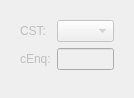
                <widget class="QWidget" name="scrollAreaWidgetContents_2">
                 <property name="geometry">
                  <rect>
                   <x>0</x>
                   <y>0</y>
                   <width>134</width>
                   <height>98</height>
                  </rect>
                 </property>
                 <layout class="QGridLayout" name="gridLayout_83">
                  <item row="0" column="0">
                   <widget class="QFrame" name="frame_8">
                    <property name="enabled">
                     <bool>false</bool>
                    </property>
                    <layout class="QGridLayout" name="gridLayout_45">
                     <item row="1" column="0">
                      <widget class="QLabel" name="label_12">
                       <property name="text">
                        <string>cEnq:</string>
                       </property>
                      </widget>
                     </item>
                     <item row="1" column="1">
                      <widget class="QLineEdit" name="lineEditIPIcEnq"/>
                     </item>
                     <item row="3" column="1">
                      <spacer name="verticalSpacer_7">
                       <property name="orientation">
                        <enum>Qt::Vertical</enum>
                       </property>
                       <property name="sizeHint" stdset="0">
                        <size>
                         <width>20</width>
                         <height>40</height>
                        </size>
                       </property>
                      </spacer>
                     </item>
                     <item row="0" column="0">
                      <widget class="QLabel" name="label_13">
                       <property name="text">
                        <string>CST:</string>
                       </property>
                      </widget>
                     </item>
                     <item row="0" column="1">
                      <widget class="QComboBox" name="comboBoxIPIcst">
                       <property name="sizePolicy">
                        <sizepolicy hsizetype="Ignored" vsizetype="Fixed">
                         <horstretch>0</horstretch>
                         <verstretch>0</verstretch>
                        </sizepolicy>
                       </property>
                       <item>
                        <property name="text">
                         <string/>
                        </property>
                       </item>
                       <item>
                        <property name="text">
                         <string>00 - Entrada com Recuperação de Crédito</string>
                        </property>
                       </item>
                       <item>
                        <property name="text">
                         <string>01 - Entrada Tributável com Alíquota Zero</string>
                        </property>
                       </item>
                       <item>
                        <property name="text">
                         <string>02 - Entrada Isenta</string>
                        </property>
                       </item>
                       <item>
                        <property name="text">
                         <string>03 - Entrada Não-Tributada</string>
                        </property>
                       </item>
                       <item>
                        <property name="text">
                         <string>04 - Entrada Imune</string>
                        </property>
                       </item>
                       <item>
                        <property name="text">
                         <string>05 - Entrada com Suspensão</string>
                        </property>
                       </item>
                       <item>
                        <property name="text">
                         <string>49 - Outras Entradas</string>
                        </property>
                       </item>
                       <item>
                        <property name="text">
                         <string>50 - Saída Tributada</string>
                        </property>
                       </item>
                       <item>
                        <property name="text">
                         <string>51 - Saída Tributável com Alíquota Zero</string>
                        </property>
                       </item>
                       <item>
                        <property name="text">
                         <string>52 - Saída Isenta</string>
                        </property>
                       </item>
                       <item>
                        <property name="text">
                         <string>53 - Saída Não-Tributada</string>
                        </property>
                       </item>
                       <item>
                        <property name="text">
                         <string>54 - Saída Imune</string>
                        </property>
                       </item>
                       <item>
                        <property name="text">
                         <string>55 - Saída com Suspensão</string>
                        </property>
                       </item>
                       <item>
                        <property name="text">
                         <string>99 - Outras Saídas</string>
                        </property>
                       </item>
                      </widget>
                     </item>
                    </layout>
                   </widget>
                  </item>
                 </layout>
                </widget>
